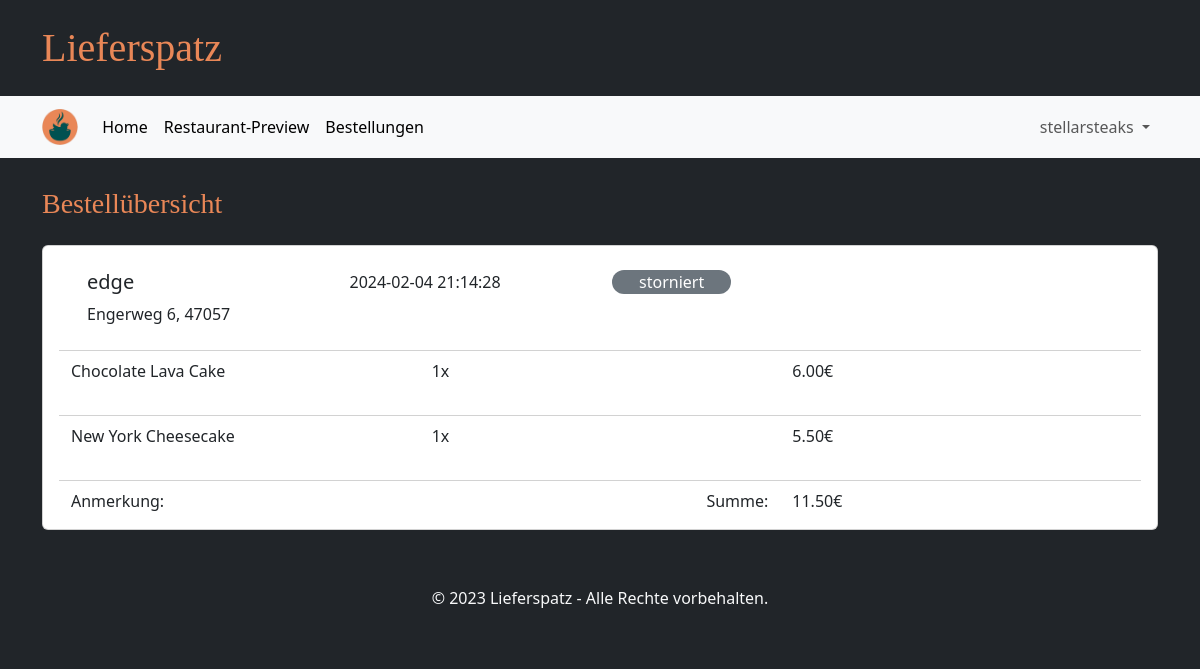
/orders (signed in), run on an earlier commit of the app's database.
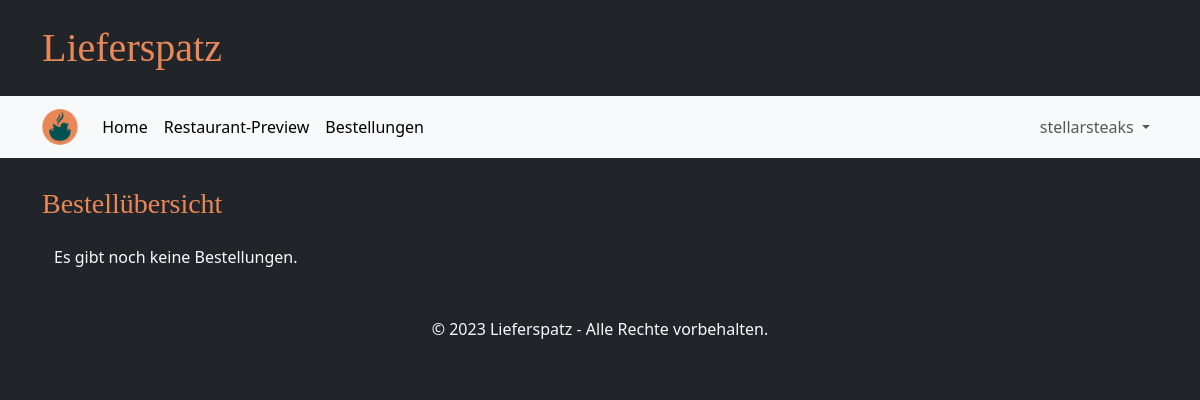
And on a later commit of the database.
### tables this page shows
CREATE TABLE Bestellung(
            KUsername TEXT NOT NULL,
            GUsername TEXT NOT NULL,
            Eingangszeit TEXT NOT NULL,
            Anmerkung TEXT,
            Bestellstatus TEXT NOT NULL CHECK( Bestellstatus IN ('in Bearbeitung','in Zubereitung','storniert','abgeschlossen') )
        );

CREATE TABLE KundenAccount(
            Username TEXT PRIMARY KEY NOT NULL,
            Passwort TEXT NOT NULL,
            Nachname TEXT NOT NULL,
            Vorname TEXT NOT NULL,
            Strasse TEXT NOT NULL,
            Hausnummer INTEGER NOT NULL,
            Plz INTEGER NOT NULL
        );

CREATE TABLE bestellung_beinhaltet(
            Bestellung INTEGER NOT NULL,
            ItemID INTEGER NOT NULL,
            Menge INTEGER NOT NULL,
            FOREIGN KEY(Bestellung) REFERENCES Bestellung(ID)
            FOREIGN KEY(ItemID) REFERENCES Item(ID) ON DELETE CASCADE
        );

CREATE TABLE Item(
            ID INTEGER NOT NULL,
            Restaurant TEXT NOT NULL,
            Name TEXT NOT NULL,
            Kategorie TEXT CHECK(Kategorie IN ('Vorspeise', 'Hauptgericht', 'Dessert', 'Getränk')),
            IBeschreibung TEXT NOT NULL DEFAULT '',
            Preis INTEGER NOT NULL,
            Deaktiviert INTEGER DEFAULT 0 CHECK(Deaktiviert IN (0, 1)),
            PRIMARY KEY (ID),
            FOREIGN KEY (Restaurant) REFERENCES GeschaeftsAccount(username),
            UNIQUE(Restaurant, Name, Kategorie, IBeschreibung, Preis)                 
        );

### main.py (the view, shortened to what this page needs)
@app.route("/orders", methods=["GET", "POST"])
def order_page():
    if "user" in session:
        if "business" in session:
            orders = database.get_orders(session["user"], True)
            return render_template("orders_business.html", orders=orders)
        else:
            orders = database.get_orders(session["user"], False)
            return render_template("orders_customer.html", orders=orders)
    return redirect(url_for("login_customer_page"))

### database.py (called while the page is built)
def getData(sql, params = ()):
    dbcon = sqlite3.connect("instance/db.db")
    cursor = dbcon.cursor()
    cursor.execute(sql, params)
    return cursor

### templates/orders_business.html (shortened to what this page needs)
{% extends "base.html" %}
{% block heading %}Bestellübersicht{% endblock %}
{% block content %}
{% if not orders %}
    <div class="">
        <p>Es gibt noch keine Bestellungen.</p>
    </div>
{% endif %}
<div class="row g-4 mb-4">
  {% for status in ['in Bearbeitung', 'in Zubereitung', 'abgeschlossen/storniert'] %}
    {% for order in orders %}
      {% if order['orderstatus'] in status %}
        <div class="card">
        <div class="card-body">
          <div class="row card-header bg-transparent mb-2">
            <div class="col-3">
              <h5 class="card-title">{{ order['KUsername'] }}</h5>
              <p>{{ order['street'] }} {{ order['housenumber'] }}, {{ order['postalcode'] }}</p>
            </div>
            <div class="col-3">
              <p class="card-text">{{ order['ordertime'].split('.')[0] }}</p>
            </div>
            <div class="col-3">
              <p class="card-text col-6 text-center rounded-4 text-white bg-{{
                'success' if order['orderstatus'] == 'in Zubereitung' else 'warning' if order['orderstatus'] == 'in Bearbeitung' else 'secondary'
                }}">{{ order['orderstatus'] }}</p>
            </div>
            <div class="col-3">
            </div>
          </div>
            {% for item in order['items'] %}
            <div class="row">
              <p class="card-text col-4">{{ item['name'] }}</p>
              <p class="card-text col-4">{{ item['amount'] }}x</p>
              <p class="card-text col-4">{{ "%.2f" | format(item['price']*item['amount']/100) }}€</p>
            </div>
            <div class="row card-header bg-transparent mb-2"></div>
            {% endfor %}
            <div class="card-text row">
              <div class="col-4">
                Anmerkung: {{ order['comment'] }}
              </div>
              <div class="col-4 d-flex justify-content-end">Summe: </div>
              <div class="col-4">
                {{ "%.2f" | format(order['sum']/100) }}€
              </div>
            </div>
        </div>
        </div>
      {% endif %}
    {% endfor %}
  {% endfor %}
</div>
{% endblock %}

What changed in the data, as far as the page shows it:
removed Bestellung: KUsername "edge", ordertime "2024-02-04 21:14:28", orderstatus "storniert"
no longer on this page (row unchanged): KundenAccount: street "Engerweg", postalcode "47057"
removed bestellung_beinhaltet: name "Chocolate Lava Cake", amount "1"
no longer on this page (row unchanged): Item: item['price']*item['amount']/100 "6.00"
removed bestellung_beinhaltet: name "New York Cheesecake", amount "1"
no longer on this page (row unchanged): Item: item['price']*item['amount']/100 "5.50"
Also different on the page:
text now shown: "Es gibt noch keine Bestellungen."
list line gone: "6 , Anmerkung: Summe: 11.50 €"
